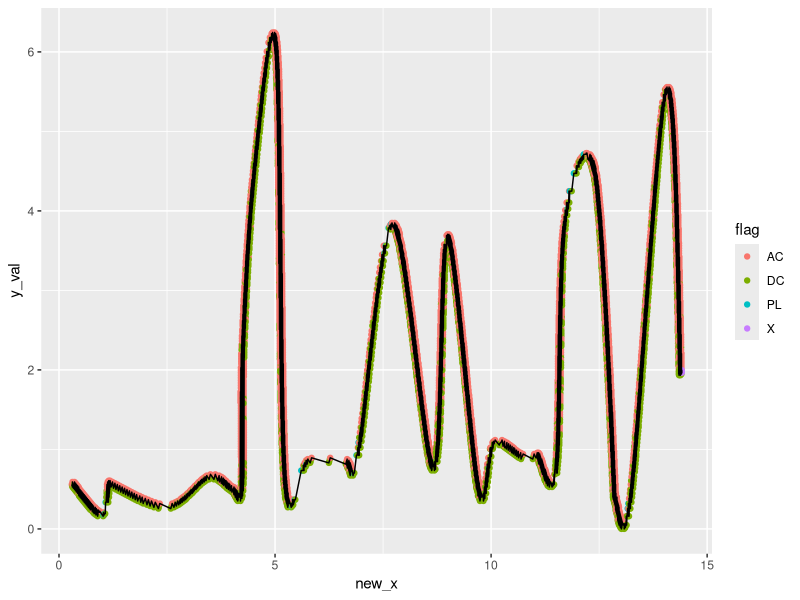

Write the R code that produced this figure. (Note: this script raises an error after producing the figure.)
################################################################################
# Author:  EmmaLi Tsai 
# Date:    11/9/2020
################################################################################
# 
# This document compiles the code I've been working on to recover the 1970s - 
# 1980s dive traces. I've been using a sample dive trace that I made and 
# transformed into x/y values using ImageJ. Topics 3 & 4 are still a work in
# progress- code gets a bit sloppy here but I am working on making the code 
# here more efficient.
# 
# This R file is broken up into four topics: 
#
#   Topic 1: Transforming & Decomposing Dive Trace
#            Date: 11/9/2020
#            Line: 27
#   Topic 2: Investigating issues w/ time keeping dots & speed
#            Date: 12/2/2020
#            Line: 259
#   Topic 3: Transforming x-axis into time 
#            Date: 12/11/2020
#            Line: 399
#   Topic 4: Testing out the arc equation
#            Date: 12/8/2020
#            Line: 604
#
################################################################################
# Author:  EmmaLi Tsai 
# Date:    11/9/2020
# Topic 1: Transforming & decomposing dive trace 
################################################################################

# Loading Libraries-- tried to work in base R as much as possible 
library(ggplot2)
library(dplyr)

# Loading in the data
trace <- read.csv("./manual_trace.csv", header = TRUE, 
                  stringsAsFactors = FALSE)

# Moving all x-values over based on y-value to straighten the data 
# THIS IS NOT FULLY TRANSFORMED -- JUST MAKES IT EASIER TO CODE 
trace$new_x <- trace$x_val + trace$y_val*0.5

###############################################################################
#   Function: flag(df)
#   Author: EmmaLi Tsai 
#   Date: 11/08/2020
#   
#   This is a function that creates a "flagging" variable that identifies the 
#   different portions of a dive. "AC" represents an ascent, "DC" represents the 
#   descent portions of a dive, "X" is a small variable that I produced to 
#   mark the end of the trace, "MD" identifies the max depth of a dive, "SP"
#   portrays no change in depth (possibly a plane or the seal is resting at the 
#   surface). 
# 
#   SMALL BUG -- switching between plane and max depth is sometimes off (11/9)
#       - resolved in catch_sd function below (11/9)
#
#   Input: 
#       -   df : a dataframe that contains x/y values of a dive trace 
#
#   Output: 
#       - flag : a vector of characters that identifies whether each point is 
#                part of an ascent (AC), descent (DC), plane (SP).  
################################################################################

flag <- function(df) {
  # Creating a vector with repeating "NA"- I did this so I could easily find 
  # errors in the function 
  flag <- rep("NA", nrow(df))
  
  # making sure the data frame is in correct order, or else this function won't 
  # run properly 
  df <- df[order(df$new_x),]
  
  # Stepping through each row in the data frame
  for (i in 1:nrow(df)) {
    # If the index is at the end of the data frame, mark this with an X
    if (i == (nrow(df) - 1)) {
      flag[i:nrow(df)] = "X"
      # break the loop-- I needed this so I can look at values beyond a
      # specific point
      break()
    }
    # Identifying a descent by calculating the slope 
    if (((df$y_val[i + 1] - df$y_val[i]) / (df$new_x[i + 1] - df$x_val[i])) > 0) {
      flag[i] = "DC"
    }
    # Identifying an ascent by calculating the slope 
    if (((df$y_val[i + 1] - df$y_val[i]) / (df$new_x[i + 1] - df$x_val[i])) < 0) {
      flag[i] = "AC"
    }
    # Identifying a plane-- meant to use this to find local max depths, but will 
    # have to find a different approach 
    if (((df$y_val[i + 1] - df$y_val[i]) / (df$new_x[i + 1] - df$x_val[i])) == 0) {
      flag[i] = "PL"
    }
  }
  return(flag)
}

# Organizing the data 
trace <- trace[order(trace$new_x),]
# calling the flag function to add new column, "flag"
trace$flag <- flag(trace)
# plotting the result 

ggplot(trace, aes(x=new_x, y = y_val)) + 
  geom_point(aes(color = flag)) + geom_line()
# From this plot, it is evident that we need to filter the data set a bit more. 

###############################################################################
#   Function: filter_trace(df, num_filter = 3)
#   Author: EmmaLi Tsai 
#   Date: 12/07/2020
#   
#   This function reduces the trace data frame and filters every 3rd data point 
#   based on the number of iterations the user defines. It is set to 3, since 
#   this was optimal for the specific trace I'm working with right now. This 
#   function was necessary to construct because ImageJ line detection picked up
#   both sides of a single line, which caused an extreme number of overlapping 
#   points. 
# 
#
#   Input: 
#       -   df          : a data frame that contains x/y values of a dive trace 
#       -   num_filter  : number of times user wants to filter the data set 
#
#   Output: 
#       -   filter_trace: filtered data frame  
################################################################################

filter_trace <- function(df, num_filter = 3){
  # keeping all distinct x_values
  filter_trace <- distinct(df, new_x, .keep_all = TRUE)
  # removing every 3rd data point, this process is repeated by 
  # the number of times the user defines. I kept it at 
  # 3 for this specific trace, since 105 obs was simple enough for
  # this data set. Will likely have to change this based on each trace. 
  for (i in 1:num_filter){
    filter_trace <- filter_trace[seq(1, nrow(filter_trace), by = 3),]
  }
  return(filter_trace)
}

# Let's see if it works
red_trace <- filter_trace(trace)

# calling the flag function on the reduced trace
# CAUTION: running this again will change the plot because you'd be overwriting 
# previous flag variables.
red_trace$flag <- flag(red_trace)

################################################################################
#   Function: add_type(df)
#   Author: EmmaLi Tsai 
#   Date: 11/08/2020
#   
#   This is a function looks at the previous variables produced by flag() and 
#   adds two new dive parameters: max depth, and start/end points of a dive. 
# 
#
#   Input: 
#       -   df : a dataframe that contains x/y values of a dive trace 
#
#   Output: 
#       -   df : with modified flag column with max depth (MD), and start/end 
#                points of a dive "S.DC".
# 
#   small bug - some start/end points of a dive are not being picked up by this 
#               function. Resolved by the catch_sd function below (12/05)
################################################################################

add_type <- function(df){
  # Coding for the start of the dive and max depth. I need to be able to 
  # identify these parts of the trace so I can apply my function and 
  # fix the arc. 
  for(v in 1:nrow(df)) {
    if (v == (nrow(df) - 1)) {
      # break the loop-- I needed this so I can look at values beyond a
      # specific point
      break()
    }
    # If the flagging variable changes, mark this is S.DC, meaning the
    # start or end of a dive. I limited this to a certain set of y_values to
    # make sure it doesn't happen at depth.
    # small bug here-- some are not being identified
    #  bug fixed in catch_sd function
    if (((df$flag[v] == "AC") && (df$flag[v + 1] == "DC")) && (df$y_val[v] <= 1)) {
      df$flag[v + 1] = "S.DC"
    }
    # Identifying max depth
    if ((df$flag[v] == "DC") && (df$flag[v + 1] == "AC")) {
      df$flag[v + 1] = "MD"
    }
    # Trying to code for the instance of a plane that counts as a max depth
    if ((df$flag[v] == "PL") && (df$flag[v + 1] == "AC") && (df$flag[v - 1] == "DC")) {
      df$flag[v + 1] = "MD"
    }
  }
  return(df)
}

# updating our data frame 
red_trace <- add_type(red_trace)

################################################################################
#   Function: catch_sd(df)
#   Author: EmmaLi Tsai 
#   Date: 11/09/2020
#   
#   This is a function takes the output from the add_type function and corrects 
#   a small bug. It makes sure that the start/end of each dive is accounted for. 
#   This had to be resolved with a separate function. I will probably be making 
#   many more of these to code for different kinds of odd cases. 
#
#   Input: 
#       -   df : a dataframe that contains x/y values of a dive trace and flag
#                variables produced from the flag() function 
#
#   Output: 
#       -   df : the same data frame with a small correction to fix the bug that 
#                provides reliable start/end dive positions 
################################################################################

catch_sd <- function(df){
  for(i in 1:nrow(df)){
    if (i == (nrow(df) - 1)) {
      # break the loop-- I needed this so I can look at values beyond a
      # specific point
      break()
    } # adding some conditions to fix the small bug that existed 
    # trying to catch instances of s.dc that were not captured in the flag() 
    # function. 
    if ((df$flag[i]=="DC") && (df$flag[i+1] == "DC") && ((df$flag[i-1] == "AC") | (df$flag[i-1] == "MD")) && (df$y_val <= 1)) {
      df$flag[i] = "S.DC" 
    }
  }
  return(df)
}

# refining the final data frame 
red_trace <- catch_sd(red_trace)

# plotting the final product 
ggplot(red_trace, aes(x=new_x, y =y_val)) + 
  geom_point(aes(color = flag), size = 2, alpha = 0.7) + 
  geom_line(alpha = 0.4, lty = "dashed") + 
  theme_bw() + 
  labs(x = "Transformed X Values (cm)", 
       y = "Y Values (cm)", color = "Type") +
  scale_color_discrete(labels = c("Ascent", "Descent", "Max Depth", "Plane", 
                                  "Start Dive", "End Trace")) 
#geom_point(data = trace, aes(x = x_val), alpha = 0.2, color = "grey") 



################################################################################
# Author:  EmmaLi Tsai 
# Date:    12/2/2020
# Topic 2: Investigating issues with the time-keeping dots & speed
################################################################################

# Ok-- so let's try to add some sample time keeping dots below the trace and 
# see what happens 
time_dots <- seq(from = red_trace$new_x[1], to = max(red_trace$new_x), by = 1.5)

# adding a y-value 
time_dots <- data.frame(x_val = time_dots, y_val = -1)

# ok cool, but let's move them over a bit to mimic what an actual trace would 
# look like 
time_dots$displace <- runif(nrow(time_dots), min = 0, max = 0.3)
time_dots$disp_x <- round(time_dots$x_val + time_dots$displace, 4)


################################################################################
#   Function: add_timepoints_red(df, time_dots)
#   Author: EmmaLi Tsai 
#   Date: 12/02/2020
#
#   Function to add the random time points at the bottom of the trace, this was 
#   to link the time points with the data frame, similar to what I will actually 
#   be working with
#
#   Input: 
#       -   df          : a dataframe that contains x/y values of a dive trace 
#       -   time_dots   : a vector of the x-value of desired time dots 
#
#   Output: 
#       -   df          : with x and y value (y-values are always -1) for the 
#                         correct time points
# 
################################################################################

add_timepoints_red <- function(df, time_dots){
  # defining some empty numeric vectors to store values
  time_points <- numeric(length = nrow(df))
  time_points_y <- numeric(length = nrow(df))
  # stepping through each row of the time points 
  for (i in 1:nrow(time_dots)){
    # finding the index in the df where the x_val is closest to the 
    # time point 
    min.index <- which.min(abs(df$new_x - time_dots$disp_x[i]))
    # stepping through the data frame to connect these two 
    for (z in 1:nrow(df)){
      if (z == min.index){
        # if the index row is the minimum index that was identified, 
        # add these two values to our vectors 
        time_points_y[z] = -1
        time_points[z] = time_dots$disp_x[i]
      }
    }
  }
  return(data.frame(time_points = time_points, time_points_y = time_points_y))
}

# Nice, now let's find the speed that the scroll was moving between 
# these two points: 

################################################################################
#   Function: scroll_rate(df, minutes=12)
#   Author: EmmaLi Tsai 
#   Date: 12/05/2020
#
#   This function fills in a numeric vector with the distance between 
#   two time points divided by the time the distance would represent. 
#   After working more on transforming the x axis into time, I believe this 
#   function is now obsolete. The graph that it produces is a nice visual 
#   though for future presentations. 
#
#   Input: 
#       -   df          : a dataframe that contains x/y values of a dive trace 
#                         and the x/y values of the time points 
#       -   minutes     : a number that shows the amount of time that passed 
#                         between these two time points
#
#   Output: 
#       -   speed       : a numeric vector with the speed the scroll was moving 
#                         when it made each point
################################################################################

scroll_rate <- function(df, minutes=12){
  # extracting the time points 
  time_points_extract <- df[which(df$time_points_x != 0),]$time_points_x
  # diving the difference of the time points by 12 minutes 
  # to find the speed the roll is moving between these two time points 
  scroll_speed <- diff(time_points_extract) / minutes
  # creating an empty speed numeric vector 
  speed <- rep(0, nrow(df))
  # stepping through the data frame 
  for (i in 1:nrow(df)){
    # stepping through the time points 
    for (v in 1:length(time_points_extract)){
      if (i == 1){
        speed[1] = scroll_speed[1]
      }
      # if the time point x value matches the corresponding 
      # row that we are looking at 
      if (df$time_points_x[i] == time_points_extract[v]){
        # the remaining 0s in the speed vector are overwritten by 
        # the speed the scroll was moving to draw these points 
        speed[(i+1):nrow(df)] = scroll_speed[v]
      }
    }
  }
  return(speed)
}


# adding time points and speeds to the reduced trace data frame: 
red_trace$time_points_x <- add_timepoints_red(red_trace, time_dots)$time_points
red_trace$time_points_y <- add_timepoints_red(red_trace, time_dots)$time_points_y
# I don't actually need this column, but it produces a neat graph! 
red_trace$speed <- scroll_rate(red_trace)

# plotting: 
ggplot(red_trace, aes(x = new_x, y = y_val, color = as.factor(speed))) + 
  geom_point() + geom_line(lty = "dashed")+
  theme_bw() + geom_point(aes(x = time_points_x, y = time_points_y), shape = 1) + 
  # to remove all time points at the origin
  xlim(0.00002, 15) + labs(color = "Rate")
# warning message is from the default 0's from the add_timepoints_red
# function:

sum(red_trace$time_points_x == 0) # it is the same as the warning message, but 
# is harmless for the kinds of calculations that I'm doing. 
# maybe transform all 0's to NAs instead to avoid this small issue in the future 


# double check line add time points red function 
# -- should it be the old x or the new x value? 
# Thinking it should be on the new x value, since the scroll is always 
# moving in the +x direction. Using the old x value will produce negative 
# speeds due to the arc. Negative speeds wouldn't make sense 


################################################################################
# Author:  EmmaLi Tsai 
# Date:    12/11/2020
# Topic 3: Transforming x-axis into time  
################################################################################

# CODE FOR TOPICS 3 & 4 ARE STILL A WORK IN PROGRESS - code is still a bit 
# sloppy and I am working on tidying up these two sections to make it as 
# efficient as possible-  ET (12/11)

# grabbing all time points to bind with the output of the below function 
red_trace_tp <- red_trace[which(red_trace$time_points_x!=0),]


################################################################################
#   Function: new_timepoints(df, distance = 1.5, minutes = 12)
#   Author: EmmaLi Tsai 
#   Date: 12/10/2020
#
#   This function transforms all time points so that they are now the distance 
#   that the user defines. This also produces a scaling factor, which will be 
#   used to transform all x values into time using the x_prime function below. 
#   Output from this function is also binded to the original time points so that 
#   the x_prime function can match specific rows. The code for these two
#   functions are pretty inefficient and I am working on cleaning these up. 
#   Eventually, I believe that new_timepoints and x_prime could later become a 
#   single function. 
#
#   Input: 
#       -   df          : a dataframe that contains x/y values of a dive trace 
#                         and x/y values of the time points at the bottom of 
#                         the trace. 
#
#       -   distance    : a number indicating the standard distance between time 
#                         points. Default is 1.5cm. 
# 
#       -   minutes     : the minutes the standard distance represents. Default 
#                         is 12 minutes 
#
#   Output: 
#       -   df          : data frame contains the new.tp (all should be EXACTLY  
#                         the distance apart that the user defines), x.prime 
#                         (x values for this time point when transformed-- this 
#                         was to make sure my equation was working), and 
#                         scale_factor (amount the x prime values were altered 
#                         when scaling to the new distance between time points)
# 
################################################################################

new_timepoints <- function(df, distance = 1.5, minutes = 12){
  # just grabbing the time points 
  tp <- df[which(df$time_points_x!=0),]
  # making empty numeric vector for new time points 
  new_timepoints <- numeric() 
  # storing the scaling factors 
  scale_factor <- numeric()
  # this was to store the new time point x values-- just to make sure that 
  # they are all 1.5 cm apart 
  x_prime <- numeric()
  for (i in 1:nrow(tp)){
    if (i == (nrow(df) - 1)) {
      # break the loop-- I needed this so I can look at values beyond a
      # specific point
      break()
    }
    # special case for the first time point 
    if (i == 1){
      # grabbing the first and second time point 
      tp1 <- tp$time_points_x[1]
      tp2 <- tp$time_points_x[2]
      # finding the speed between them 
      r <- (tp2 - tp1) / minutes 
      # calculating the new time point 2 value 
      new_tp2 <- tp2 + ((distance / minutes) - r) * minutes
      # finding the scale factor 
      scale_factor[1:2] <- (tp2 - tp1) / (new_tp2 - tp1)
      # finding the new x values 
      x_prime[2] <- ((tp$x_val[2] - tp1) / scale_factor[1]) + tp1
      # adding new time point values to the numeric vector 
      new_timepoints[1] = tp1
      new_timepoints[2] = new_tp2
      # first time point doesn't change
      x_prime[1] <- tp$x_val[1]
    }
    else{
      # finding new tp1 (based on time point value from before), 
      # and the original tp2 
      tp1 <- new_timepoints[i]
      tp2 <- tp$time_points_x[i+1]
      # finding the new rate between points 
      r <- (tp2 - tp1) / minutes 
      # finding new time point 
      new_tp2 <- tp2 + ((distance / minutes) - r) * minutes
      # finding new scale factor 
      scale_factor[i+1] <- (tp2 - tp1) / (new_tp2 - tp1)
      # new x values 
      x_prime[i+1] <- ((tp$x_val[i+1] - tp1) / scale_factor[i+1]) + tp1
      # transferring new time points to new vector 
      new_timepoints[i+1] = new_tp2
    }
  }
  return(data.frame(new.tp = new_timepoints, x.prime = x_prime, scale_factor = scale_factor))
}

# calling the new time points function 
new_tp <- new_timepoints(red_trace)
# cutting of the extra NA at the end 
new_tp <- new_tp[1:nrow(new_tp)-1,]
# binding the new time points data frame with the time points data frame since 
# I plan to basically use time_points_x as a matching reference for the 
# scale transformation function (x_prime)
new_tp <- cbind(new_tp, red_trace_tp$time_points_x)


################################################################################
#   Function: x_prime(df, new_tp)
#   Author: EmmaLi Tsai 
#   Date: 12/10/2020
#
#   This function takes the scaling factor from the new_timepoints function and 
#   uses this scaling factor to find the new x_values when transformed to time. 
#   Details in the math behind this approach can be found in the 
#   testing_xscale_transformation.xlsx spreadsheet. It essentially takes the 
#   original x value, subtracts from the new time point, divides this by the 
#   scaling factor, and adds this value to the new time point. The code here is 
#   a bit tricky, and I plan to tidy it up in the future. I have double checked 
#   the values produced in this equation in the excel spreadsheet, to make sure 
#   that I was transforming everything correctly. 
# 
#   I am a bit unhappy with how this code is written and I'm working on making 
#   it better- ET (12/11)
#
#   Input: 
#       -   df          : a dataframe that contains x/y values of a dive trace 
#                         and x/y values of the time points at the bottom of 
#                         the trace. 
#
#       -   new_tp      : a smaller data frame that contains the output of the 
#                         new_timepoints() function when binded with the 
#                         original x values of the time points
#
#   Output: 
#       -   x_prime     : numeric vector that contains all transformed x_values. 
#                         When added as a new column to the original data frame, 
#                         the data frame should now be on set rate throughout 
#                         the trace, which would allow me to apply the equation
#                         distance / rate = time to find the time that each 
#                         time point represents. 
# 
################################################################################

x_prime <- function(df, new_tp){
  # creating empty numeric vector to append the transformed x_values 
  x_prime <- numeric(length = nrow(df))
  # stepping through each row of the new time points 
  for (v in 1:nrow(new_tp)){
    # stepping through each row of the data frame 
    for (i in 1:nrow(df)){
      if (i == (nrow(df) - 1)) {
        # break the loop-- I needed this so I can look at values beyond a
        # specific point
        break()
      }
      if (v == 1){
        # coding for special cases for v = 1 and v = 2, due to an offset from the 
        # new_timepoints function 
        x_prime[i:nrow(df)] <- ((df$x_val[i:nrow(df)]- new_tp$new.tp[1]) / new_tp$scale_factor[1]) + new_tp$new.tp[1]
      } 
      if (v == 2){ 
        # coding for special case v = 2
        x_prime[i:nrow(df)] <- ((df$x_val[i:nrow(df)]- new_tp$new.tp[1]) / new_tp$scale_factor[2]) + new_tp$new.tp[1]
      }
      # coding for special cases in v == 1 and v == 2 where the time points match
      # the time points from the new_timepoints function 
      if((df$time_points_x[i] == new_tp$`tp$time_points_x`[v-1]) && (!(v %in% (1:2)))){
        # applying equation here 
        x_prime[i:(nrow(df))] <- ((df$x_val[i:(nrow(df))]- new_tp$new.tp[v-1]) / new_tp$scale_factor[v]) + new_tp$new.tp[v-1]
      } 
      if((df$time_points_x[i] == new_tp$`tp$time_points_x`[v-1]) && (v >= 3)){
        # coding for another special case where the time points match but v >=3
        # applying the equation here
        x_prime[i] <- ((df$x_val[i] - new_tp$new.tp[v-2])) / new_tp$scale_factor[v-1] + new_tp$new.tp[v-2]
      }
    }
  }
  # returning all new x values 
  return(x_prime)
}

# calling the x_prime function to see that it works 
x_prime(red_trace, new_tp)

# adding a new column to red_trace with all transformed x_values 
red_trace$transformed_x <- x_prime(red_trace, new_tp)

# adding time by taking the distance / rate; since now the rate is constant 
# throughout the trace!
red_trace$new.time <- red_trace$transformed_x / (1.5/12)

# plotting to make sure nothing weird happened 
ggplot(red_trace, aes(x = new.time, y = y_val, color = flag)) + geom_point()

# I do see some negative times, but this would never happen in an actual trace. 
# I think this is just from the way I constructed this sample data set 

################################################################################
# Author:  EmmaLi Tsai 
# Date:    12/7/2020
# Topic 4: Testing out the arc equation
################################################################################

# ok so now the new.time values depend on the original x_val, and now I can test 
# out my arc equation. The equation will return the amount of actual time it 
# took for the seal to ascend / descend, which will be the actual x_val 
# transformation. 

# just grabbing the start dive and max depth sections, since this is all the 
# information I need for the arc equation. Infp stands for inflection points. 
sample_infp <- red_trace[which((red_trace$flag == "S.DC") | red_trace$flag == "MD"),]


# code below just contains sample calculations for the arc equation: 
#####
## some sample calculations before putting it in a function: 
sample_des <- sample_infp[6:7,]

x1 <- which.min(sample_des$x_val)
x2 <- which.max(sample_des$x_val)

# for descent 
(((sample_des$x_val[x2] + sqrt((325.08) - (sample_des$y_val[x2])^2)) - (sample_des$x_val[x1] + 18.03)) / (mean(sample_des$speed)))

# for ascent 
(((sample_des$x_val[x2] + 18.03) - (sample_des$x_val[x1] + sqrt((325.08) - (sample_des$y_val[x1]^2))))/ (mean(sample_des$speed)))
#####

################################################################################
#   Function: arc_equations (df, distance = 1.5, minutes = 12)  
#   Author: EmmaLi Tsai 
#   Date: 12/08/2020
#
#   This function practices applying the proposed arc equations to the data 
#   frame. It first filters the data set to only include start dives and max
#   depths, and uses the original x and y values of these points and the average
#   speed between them to determine the amount of time that actually passed in 
#   order to draw that section of the dive trace. 
# 
#   Error:    ascent time + descent time != total dive time... error in the 
#             equations? CHECK THIS! 
# 
#   CAUTION:  you WILL have to code for different kinds of conditions here, the 
#             current code only works on this specific trace, but you will have 
#             to add conditions to make this applicable to other sorts of data 
#
#   Input: 
#       -   df          : a dataframe that contains x/y values of a dive trace 
#                         and the x/y values of the time points 
#
#   Output: 
#       -   time_change : a numeric vector that contains the amount of time that
#                         actually passed for the ascent / descent 
################################################################################

arc_equations <- function(df, distance = 1.5, minutes = 12){
  
  # small numeric vector for me to append my results
  time_change <- numeric()
  # wanting just the start dive and max depth flags 
  df <- df[which((df$flag == "S.DC") | df$flag == "MD"),]
  
  rate <- distance / minutes 
  
  for(i in 1:nrow(df)){
    if (i == (nrow(df) - 1)) {
      # break the loop-- I needed this so I can look at values beyond a
      # specific point
      break()
    }
    # coding for the descent 
    if ((df$flag[i] == "S.DC") && (df$flag[i+1] == "MD")){
      # just grabbing a smaller data frame of this line 
      new.df <- df[i:(i+1),]
      # find the min and max indices -- had to do this to deal with the 
      # backtracking x-values 
      x1 <- which.min(new.df$x_val)
      x2 <- which.max(new.df$x_val)
      # the amount of time it took for the seal to descend
      # 325.08 and 18.03 are constants for all taces-- they are the dimensions  
      # of the pressure-sensitive arm on the instrument, so I didn't store them 
      # as a variable 
      time_change[i] = (((new.df$x_val[x2] + sqrt((325.08) - (new.df$y_val[x2]^2))) - (new.df$x_val[x1] + 18.03)) / (rate))
    } 
    # coding for the ascent
    if (((df$flag[i] == "MD") && (df$flag[i+1] == "S.DC")) | ((df$flag[i] == "MD") && (df$flag[i+1] == "MD"))){
      # grabbing smaller data frame of this line 
      new.df <- df[i:(i+1),]
      # find the min and max indices
      x1 <- which.min(new.df$x_val)
      x2 <- which.max(new.df$x_val)
      # the amount of time it took for the seal to ascend 
      time_change[i] = (((new.df$x_val[x2] + 18.03) - (new.df$x_val[x1] + sqrt((325.08) - (new.df$y_val[x1]^2))))/ (rate))
    }
  }
  return(time_change)
}

time_correct <- arc_equations(sample_infp)


################################################################################
#   Function: add_time(df, time_correct) 
#   Author: EmmaLi Tsai 
#   Date: 12/08/2020
#
#   This function takes the values from the arc_equation function and adds this 
#   correction to a new numeric vector that holds the corrected times. It 
#   basically takes the first original time value,  and adds the correction. It
#   then uses this previous corrected time value and adds the time correction to 
#   the numeric vector. This process was based off hand calculations and can be 
#   confirmed with the hand calculations I did. 
# 
#
#   Input: 
#       -   df          : a dataframe that contains x/y values of a dive trace 
#                         and the x/y values of the time points 
#       -   time_correct: numeric vector of the corrected ascent/descent times
#                         from the arc_equations function
#
#   Output: 
#       -   running_time: a numeric vector that contains the corrected times for
#                         the trace
################################################################################

add_time <- function(df, time_correct){
  
  # adding running time numeric vector to append the new times 
  running_time <- rep(df$new.time[1], length(time_correct))
  # altering the time_correct function since there is an offset in the indices
  # that I need to step through in order for this approach to work 
  time_correct <- append(0, time_correct, after = 1)
  
  # stepping through each row of the data frame 
  for (i in 1:nrow(df)){
    # next three if statements help with odd cases (end of trace, first and 
    # second rows of the data frame)
    if (i == (nrow(df) + 1)) {
      # break the loop-- I needed this so I can look at values beyond a
      # specific point
      break()
    } 
    # adding special cases for 1 and 2 for this sequence 
    if (i == 1){
      running_time[1] = df$new.time[1] 
    } 
    if (i == 2){
      # this would be a max dept point, and it takes the original time and adds
      # the first correction
      running_time[2] = df$new.time[2] + time_correct[2]
    } 
    if (!(i %in% (1:2))){
      # adding time to where it sums previous running_time value with 
      # corresponding time_correct value 
      running_time[i] = running_time[i-1] + time_correct[i]
    }
  }
  # returning the vector of all corrected times 
  return(running_time)
}

# checking to see if the function works 
add_time(sample_infp, time_correct)

# adding this as a new value to the data frame 
sample_infp$arc_time <- add_time(sample_infp, time_correct)

# seems to check out-- did hand calculations in excel and the values match...
# but still won't work until I transform the x axis properly 
ggplot(sample_infp, aes(x=arc_time, y =y_val)) + 
  geom_line() +
  geom_point(aes(color = flag), size = 2, alpha = 0.7) + 
  theme_bw() + 
  labs(x = "Time (min)", 
       y = "Y Values (cm)", color = "Type") 


